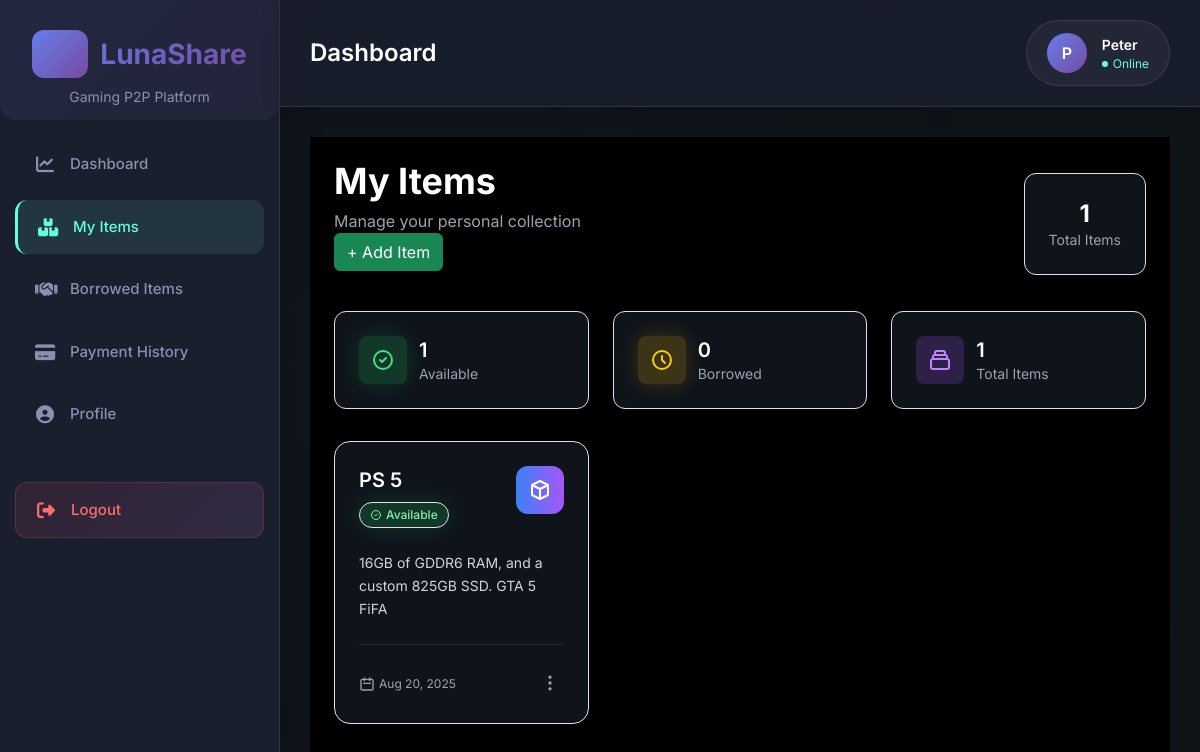
The page /my-items/ (signed in) on the database its author committed.
### product/models.py (models this page shows, shortened)
class User(AbstractUser):
    is_lender = models.BooleanField(default=False)
    is_borrower = models.BooleanField(default=False)
    phone_number = models.CharField(max_length=20, unique=True, null=True, blank=True)
    gamer_tag = models.CharField(max_length=50, unique=True, null=True, blank=True)
    avatar_url = models.URLField(blank=True, null=True)
    latitude = models.DecimalField(max_digits=9, decimal_places=6, null=True, blank=True)
    longitude = models.DecimalField(max_digits=9, decimal_places=6, null=True, blank=True)
    balance = models.DecimalField(max_digits=12, decimal_places=2, default=0.00)

class Item(models.Model):
    name = models.CharField(max_length=255)
    description = models.TextField(blank=True, null=True)
    owner = models.ForeignKey(settings.AUTH_USER_MODEL, on_delete=models.CASCADE, related_name="items_lent")
    borrower = models.ForeignKey(settings.AUTH_USER_MODEL, on_delete=models.SET_NULL, null=True, blank=True, related_name="items_borrowed")
    is_borrowed = models.BooleanField(default=False)
    created_at = models.DateTimeField(default=timezone.now)
    file = models.FileField(upload_to="items/files/", blank=True, null=True)  # any file

### product/views.py (the view)
# urls.py: path("my-items/", views.my_items_view, name="my_items"),
@login_required
def my_items_view(request):
    my_items = Item.objects.filter(owner=request.user)
    return render(request, "product/my_items.html", {"my_items": my_items})

### product/templates/product/my_items.html (shortened to what this page needs)
{% extends "product/base.html" %}
{% block content %}
<div class="min-h-screen bg-black  p-6">
  <div class="max-w-7xl mx-auto">
    <div class="mb-8">
      <div class="flex items-center justify-between mb-6">
        <div>
          <h1 class="text-4xl font-bold text-white mb-2">My Items</h1>
          <p class="text-gray-400">Manage your personal collection</p>
<a href="{% url 'add_item' %}" class="btn btn-success mb-3">+ Add Item</a>
        </div>
        <div class="bg-gray-800/50 backdrop-blur-lg border border-gray-700/50 rounded-xl p-4">
          <div class="text-center">
            <div class="text-2xl font-bold text-white">{{ my_items|length }}</div>
            <div class="text-sm text-gray-400">Total Items</div>
          </div>
        </div>
      </div>
      <div class="grid grid-cols-1 md:grid-cols-3 gap-4 mb-6">
        <div class="bg-gray-800/50 backdrop-blur-lg border border-gray-700/50 rounded-xl p-4">
          <div class="flex items-center">
            <div class="w-12 h-12 bg-green-500/20 rounded-lg flex items-center justify-center mr-3">
              <svg class="w-6 h-6 text-green-400" fill="none" stroke="currentColor" viewBox="0 0 24 24">
                <path stroke-linecap="round" stroke-linejoin="round" stroke-width="2" d="M9 12l2 2 4-4m6 2a9 9 0 11-18 0 9 9 0 0118 0z"></path>
              </svg>
            </div>
            <div>
              <div class="text-xl font-semibold text-white" id="available-count">0</div>
              <div class="text-sm text-gray-400">Available</div>
            </div>
          </div>
        </div>
        <div class="bg-gray-800/50 backdrop-blur-lg border border-gray-700/50 rounded-xl p-4">
          <div class="flex items-center">
            <div class="w-12 h-12 bg-yellow-500/20 rounded-lg flex items-center justify-center mr-3">
              <svg class="w-6 h-6 text-yellow-400" fill="none" stroke="currentColor" viewBox="0 0 24 24">
                <path stroke-linecap="round" stroke-linejoin="round" stroke-width="2" d="M12 8v4l3 3m6-3a9 9 0 11-18 0 9 9 0 0118 0z"></path>
              </svg>
            </div>
            <div>
              <div class="text-xl font-semibold text-white" id="borrowed-count">0</div>
              <div class="text-sm text-gray-400">Borrowed</div>
            </div>
          </div>
        </div>
        <div class="bg-gray-800/50 backdrop-blur-lg border border-gray-700/50 rounded-xl p-4">
          <div class="flex items-center">
            <div class="w-12 h-12 bg-purple-500/20 rounded-lg flex items-center justify-center mr-3">
            </div>
            <div>
              <div class="text-xl font-semibold text-white">{{ my_items|length }}</div>
              <div class="text-sm text-gray-400">Total Items</div>
            </div>
          </div>
        </div>
      </div>
    </div>
    {% if my_items %}
      <div class="grid grid-cols-1 md:grid-cols-2 lg:grid-cols-3 gap-6">
        {% for item in my_items %}
          <div class="item-card bg-gray-800/50 backdrop-blur-lg border border-gray-700/50 rounded-2xl p-6 shadow-xl hover:shadow-2xl transition-all duration-300 hover:scale-105 hover:border-gray-600/50" data-status="{% if item.is_borrowed %}borrowed{% else %}available{% endif %}">
            <div class="flex items-start justify-between mb-4">
              <div class="flex-1">
                <h3 class="text-xl font-semibold text-white mb-2 line-clamp-2">{{ item.name }}</h3>
                <div class="flex items-center">
                  {% if item.is_borrowed %}
                    <span class="inline-flex items-center px-2.5 py-1 rounded-full text-xs font-medium bg-yellow-500/20 text-yellow-300 border border-yellow-500/30">
                      <svg class="w-3 h-3 mr-1" fill="none" stroke="currentColor" viewBox="0 0 24 24">
                        <path stroke-linecap="round" stroke-linejoin="round" stroke-width="2" d="M12 8v4l3 3m6-3a9 9 0 11-18 0 9 9 0 0118 0z"></path>
                      </svg>
                      Borrowed
                    </span>
                  {% else %}
                    <span class="inline-flex items-center px-2.5 py-1 rounded-full text-xs font-medium bg-green-500/20 text-green-300 border border-green-500/30">
                      <svg class="w-3 h-3 mr-1" fill="none" stroke="currentColor" viewBox="0 0 24 24">
                        <path stroke-linecap="round" stroke-linejoin="round" stroke-width="2" d="M9 12l2 2 4-4m6 2a9 9 0 11-18 0 9 9 0 0118 0z"></path>
                      </svg>
                      Available
                    </span>
                  {% endif %}
                </div>
              </div>
              <div class="w-12 h-12 bg-gradient-to-r from-blue-500 to-purple-500 rounded-xl flex items-center justify-center ml-4 flex-shrink-0">
                <svg class="w-6 h-6 text-white" fill="none" stroke="currentColor" viewBox="0 0 24 24">
                  <path stroke-linecap="round" stroke-linejoin="round" stroke-width="2" d="M20 7l-8-4-8 4m16 0l-8 4m8-4v10l-8 4m0-10L4 7m8 4v10M4 7v10l8 4"></path>
                </svg>
              </div>
            </div>
            <div class="mb-4">
              <p class="text-gray-300 text-sm leading-relaxed line-clamp-3">
                {% if item.description %}
                  {{ item.description }}
                {% else %}
                  <span class="text-gray-500 italic">No description provided</span>
                {% endif %}
              </p>
            </div>
            <div class="flex items-center justify-between pt-4 border-t border-gray-700/50">
              <div class="flex items-center text-gray-400 text-xs">
                <svg class="w-4 h-4 mr-1" fill="none" stroke="currentColor" viewBox="0 0 24 24">
                  <path stroke-linecap="round" stroke-linejoin="round" stroke-width="2" d="M8 7V3m8 4V3m-9 8h10M5 21h14a2 2 0 002-2V7a2 2 0 00-2-2H5a2 2 0 00-2 2v12a2 2 0 002 2z"></path>
                </svg>
                {{ item.created_at|date:"M d, Y" }}
              </div>
              <div class="relative">
                <button class="text-gray-400 hover:text-white transition-colors duration-200 p-1 rounded-lg hover:bg-gray-700/50">
                  <svg class="w-5 h-5" fill="none" stroke="currentColor" viewBox="0 0 24 24">
                    <path stroke-linecap="round" stroke-linejoin="round" stroke-width="2" d="M12 5v.01M12 12v.01M12 19v.01M12 6a1 1 0 110-2 1 1 0 010 2zm0 7a1 1 0 110-2 1 1 0 010 2zm0 7a1 1 0 110-2 1 1 0 010 2z"></path>
                  </svg>
                </button>
              </div>
            </div>
          </div>
        {% endfor %}
      </div>
    {% endif %}
  </div>
</div>
{% endblock %}

### product/templates/product/base.html (shortened to what this page needs)
<!DOCTYPE html>
<html lang="en">
<head>
  <link href="https://cdn.jsdelivr.net/npm/bootstrap@5.3.0/dist/css/bootstrap.min.css" rel="stylesheet">
  <link href="https://cdnjs.cloudflare.com/ajax/libs/font-awesome/6.4.0/css/all.min.css" rel="stylesheet">
<script src="https://cdn.tailwindcss.com"></script>
</head>
<body>
  <nav class="sidebar">
    <div class="sidebar-header">
      <div class="logo">
        <i class="fas fa-gamepad logo-icon"></i>
        <span>LunaShare</span>
      </div>
      <p class="sidebar-subtitle">Gaming P2P Platform</p>
    </div>
    <ul class="nav-menu">
      <li class="nav-item">
        <a href="{% url 'dashboard' %}" class="nav-link active">
          <i class="fas fa-chart-line nav-icon"></i>
          <span>Dashboard</span>
        </a>
      </li>
      <li class="nav-item">
        <a href="{% url 'my_items' %}" class="nav-link">
          <i class="fas fa-boxes nav-icon"></i>
          <span>My Items</span>
        </a>
      </li>
      <li class="nav-item">
        <a href="{% url 'borrowed_items' %}" class="nav-link">
          <i class="fas fa-handshake nav-icon"></i>
          <span>Borrowed Items</span>
        </a>
      </li>
      <li class="nav-item">
        <a href="#" class="nav-link">
          <i class="fas fa-credit-card nav-icon"></i>
          <span>Payment History</span>
        </a>
      </li>
      <li class="nav-item">
        <a href="{% url 'profile' %}" class="nav-link">
          <i class="fas fa-user-circle nav-icon"></i>
          <span>Profile</span>
        </a>
      </li>
      <li class="nav-item">
        <a href="{% url 'logout' %}" class="nav-link logout-link">
          <i class="fas fa-sign-out-alt nav-icon"></i>
          <span>Logout</span>
        </a>
      </li>
    </ul>
  </nav>
  <main class="main-content">
    <header class="topbar">
      <h1 class="topbar-title">{% block topbar %}Dashboard{% endblock %}</h1>
      <div class="user-info">
        <div class="user-avatar">
          {{ user.username|first|upper }}
        </div>
        <div class="user-details">
          <span class="user-name">{{ user.username }}</span>
          <span class="user-status">
            <span class="status-dot"></span>
            Online
          </span>
        </div>
      </div>
    </header>
    <div class="content-area">
      {% block content %}{% endblock %}
    </div>
  </main>
<script src="https://cdn.tailwindcss.com"></script>
</body>
</html>

### product/templates/product/base.html (style rules this page uses)
:root { --primary-gradient: linear-gradient(135deg, #667eea 0%, #764ba2 100%); --secondary-gradient: linear-gradient(135deg, #f093fb 0%, #f5576c 100%); --dark-bg: #0f1419; --sidebar-bg: #1a1f2e; --sidebar-hover: #252b3d; --text-primary: #ffffff; --text-secondary: #8892b0; --accent: #64ffda; --shadow: 0 10px 40px rgba(0,0,0,0.2); --border-radius: 16px; --transition: all 0.3s cubic-bezier(0.4, 0, 0.2, 1); }
* { margin: 0; padding: 0; box-sizing: border-box; }
body { font-family: 'Inter', -apple-system, BlinkMacSystemFont, sans-serif; background: var(--dark-bg); color: var(--text-primary); display: flex; min-height: 100vh; overflow-x: hidden; }
body::before { content: ''; position: fixed; top: 0; left: 0; width: 100%; height: 100%; background: radial-gradient(circle at 25% 25%, rgba(102, 126, 234, 0.1) 0%, transparent 50%), radial-gradient(circle at 75% 75%, rgba(245, 87, 108, 0.1) 0%, transparent 50%); z-index: -1; animation: backgroundShift 20s ease-in-out infinite; }
.sidebar { width: 280px; background: var(--sidebar-bg); backdrop-filter: blur(20px); border-right: 1px solid rgba(255,255,255,0.1); position: relative; transition: var(--transition); box-shadow: var(--shadow); }
.sidebar::before { content: ''; position: absolute; top: 0; left: 0; right: 0; height: 120px; background: var(--primary-gradient); opacity: 0.1; border-radius: 0 0 var(--border-radius) var(--border-radius); }
.sidebar-header { padding: 30px 25px; text-align: center; position: relative; z-index: 1; }
.logo { font-size: 28px; font-weight: 700; background: var(--primary-gradient); -webkit-background-clip: text; -webkit-text-fill-color: transparent; background-clip: text; display: flex; align-items: center; justify-content: center; gap: 12px; margin-bottom: 8px; }
.logo-icon { font-size: 32px; background: var(--primary-gradient); padding: 8px; border-radius: 12px; color: white; animation: logoGlow 2s ease-in-out infinite alternate; }
.sidebar-subtitle { font-size: 14px; color: var(--text-secondary); font-weight: 400; }
.nav-menu { padding: 0 15px; list-style: none; }
.nav-item { margin-bottom: 8px; }
.nav-link { display: flex; align-items: center; gap: 15px; padding: 16px 20px; color: var(--text-secondary); text-decoration: none; border-radius: 12px; font-weight: 500; font-size: 15px; transition: var(--transition); position: relative; overflow: hidden; }
.nav-link::before { content: ''; position: absolute; top: 0; left: -100%; width: 100%; height: 100%; background: var(--primary-gradient); opacity: 0; transition: var(--transition); z-index: -1; }
.nav-link.active { color: var(--accent); background: rgba(100, 255, 218, 0.1); border-left: 3px solid var(--accent); }
.nav-icon { font-size: 18px; width: 20px; text-align: center; }
.logout-link { margin-top: 40px; background: linear-gradient(135deg, rgba(245, 87, 108, 0.1), rgba(240, 147, 251, 0.1)); border: 1px solid rgba(245, 87, 108, 0.2); color: #ff6b6b !important; }
.main-content { flex: 1; display: flex; flex-direction: column; background: rgba(15, 20, 25, 0.8); }
.topbar { background: rgba(26, 31, 46, 0.9); backdrop-filter: blur(20px); border-bottom: 1px solid rgba(255,255,255,0.1); padding: 20px 30px; display: flex; justify-content: space-between; align-items: center; position: sticky; top: 0; z-index: 100; box-shadow: 0 2px 20px rgba(0,0,0,0.1); }
.topbar-title { font-size: 24px; font-weight: 600; color: var(--text-primary); margin: 0; }
.user-info { display: flex; align-items: center; gap: 15px; background: rgba(255,255,255,0.05); padding: 12px 20px; border-radius: 50px; border: 1px solid rgba(255,255,255,0.1); transition: var(--transition); }
.user-avatar { width: 40px; height: 40px; background: var(--primary-gradient); border-radius: 50%; display: flex; align-items: center; justify-content: center; color: white; font-weight: 600; font-size: 16px; }
.user-details { display: flex; flex-direction: column; }
.user-name { font-weight: 600; color: var(--text-primary); font-size: 14px; }
.user-status { font-size: 12px; color: var(--accent); display: flex; align-items: center; gap: 5px; }
.status-dot { width: 6px; height: 6px; background: var(--accent); border-radius: 50%; animation: pulse 2s infinite; }
.content-area { flex: 1; padding: 30px; overflow-y: auto; }

### rows shown on the page
User: username|first "P", username "Peter"
Item: name "PS 5", is_borrowed False (drawn), description "16GB of GDDR6 RAM, and a custom 825GB SSD. GTA 5 FiFA", created_at "Aug 20, 2025"

### other values the page prints
{{ my_items|length }} "1"
